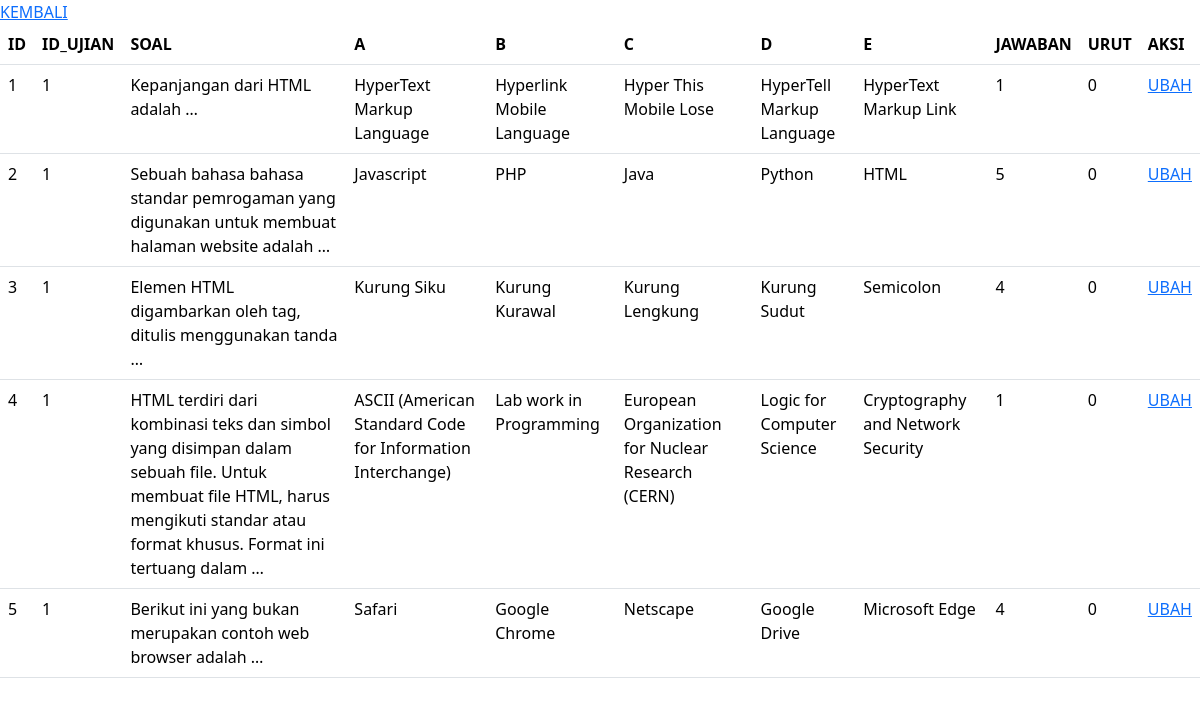
Screenshot of /view_ubah.php with the database file from the repository.
### tables this page shows
CREATE TABLE `soal` (
  `id_soal` int(5) NOT NULL,
  `id_ujian` int(5) NOT NULL,
  `soal` text NOT NULL,
  `pilihan_1` text NOT NULL,
  `pilihan_2` text NOT NULL,
  `pilihan_3` text NOT NULL,
  `pilihan_4` text NOT NULL,
  `pilihan_5` text NOT NULL,
  `kunci` int(2) NOT NULL,
  `urut` int(5) NOT NULL
);

### functions.php (called while the page is built, shortened)
<?php
$conn = mysqli_connect("localhost", "root", "", "ujianonline");
function query($query)
{
    global $conn;
    $result = mysqli_query($conn, $query);
    $rows = [];
    while ($row = mysqli_fetch_assoc($result)) {
        $rows[] = $row;
    }
    return $rows;
}

### view_ubah.php (the view, shortened to what this page needs)
<?php
require 'functions.php';
$soal = query("SELECT * FROM soal");
?>
<!DOCTYPE html>
<html lang="en">
<head>
    <link href="https://cdn.jsdelivr.net/npm/bootstrap@5.3.2/dist/css/bootstrap.min.css" rel="stylesheet">
</head>
<body>
<a href="index.php">KEMBALI</a>
    <br>
<table class="table">
<thead>
    <tr>
      <th scope="col">ID</th>
      <th scope="col">ID_UJIAN</th>
      <th scope="col">SOAL</th>
      <th scope="col">A</th>
      <th scope="col">B</th>
      <th scope="col">C</th>
      <th scope="col">D</th>
      <th scope="col">E</th>
      <th scope="col">JAWABAN</th>
      <th scope="col">URUT</th>
      <th scope="col">AKSI</th>
    </tr>
  </thead>
<?php foreach($soal as $row) : ?>
  <tbody>
    <tr>
    <td><?= $row['id_soal']; ?></td>
    <td><?= $row['id_ujian']; ?></td>
    <td><?= $row['soal']; ?></td>
    <td><?= $row['pilihan_1']; ?></td>
    <td><?= $row['pilihan_2']; ?></td>
    <td><?= $row['pilihan_3']; ?></td>
    <td><?= $row['pilihan_4']; ?></td>
    <td><?= $row['pilihan_5']; ?></td>
    <td><?= $row['kunci']; ?></td>
    <td><?= $row['urut']; ?></td>
	<td>
		<a href="ubah.php?id_soal=<?= $row['id_soal']; ?>">UBAH</a>
	</td>
    </tr>
    <?php endforeach; ?>
  </tbody>
</table>
</body>
</html>

### rows the page displays
soal: id_soal "1", id_ujian "1", soal "Kepanjangan dari HTML adalah …", pilihan_1 "HyperText Markup Language", pilihan_2 "Hyperlink Mobile Language", pilihan_3 "Hyper This Mobile Lose", pilihan_4 "HyperTell Markup Language", pilihan_5 "HyperText Markup Link", kunci "1", urut "0"
soal: id_soal "2", id_ujian "1", soal "Sebuah bahasa bahasa standar pemrogaman yang digunakan untuk membuat halaman website adalah …", pilihan_1 "Javascript", pilihan_2 "PHP", pilihan_3 "Java", pilihan_4 "Python", pilihan_5 "HTML", kunci "5", urut "0"
soal: id_soal "3", id_ujian "1", soal "Elemen HTML digambarkan oleh tag, ditulis menggunakan tanda …", pilihan_1 "Kurung Siku", pilihan_2 "Kurung Kurawal", pilihan_3 "Kurung Lengkung", pilihan_4 "Kurung Sudut", pilihan_5 "Semicolon", kunci "4", urut "0"
soal: id_soal "4", id_ujian "1", soal "HTML terdiri dari kombinasi teks dan simbol yang disimpan dalam sebuah file. Untuk membuat file HTML, harus mengikuti standar atau format khusus. Format ini tertuang dalam …", pilihan_1 "ASCII (American Standard Code for Information Interchange)", pilihan_2 "Lab work in Programming", pilihan_3 "European Organization for Nuclear Research (CERN)", pilihan_4 "Logic for Computer Science", pilihan_5 "Cryptography and Network Security", kunci "1", urut "0"
soal: id_soal "5", id_ujian "1", soal "Berikut ini yang bukan merupakan contoh web browser adalah …", pilihan_1 "Safari", pilihan_2 "Google Chrome", pilihan_3 "Netscape", pilihan_4 "Google Drive", pilihan_5 "Microsoft Edge", kunci "4", urut "0"
